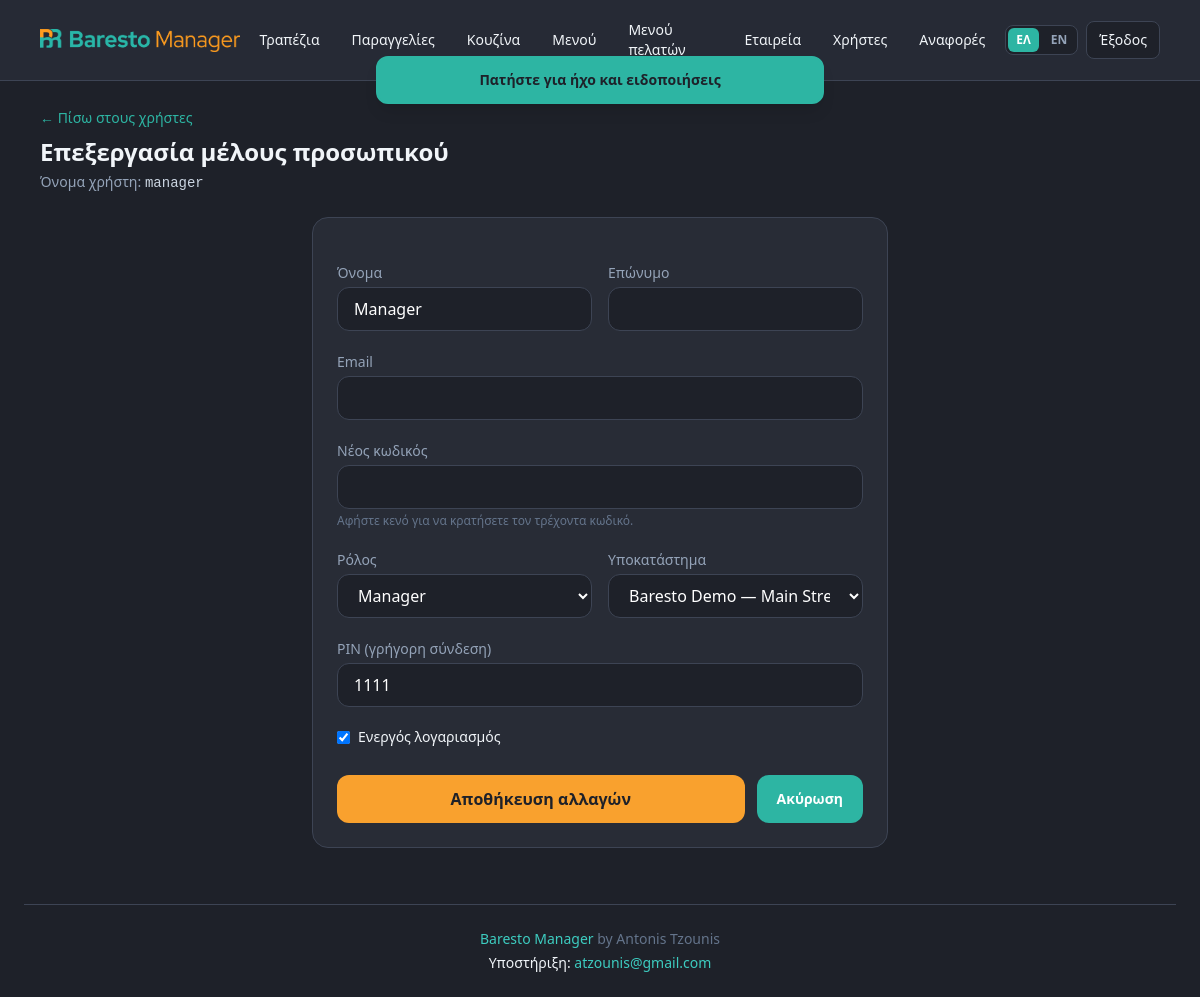
/staff/users/2/edit/ (signed in), run on the app's committed database.
### apps/accounts/models.py (models this page shows, shortened)
class EmployeeProfile(TimeStampedModel):
    ROLE_CHOICES = [
        ("admin", "Admin"),
        ("manager", "Manager"),
        ("waiter", "Waiter"),
        ("cashier", "Cashier"),
        ("kitchen", "Kitchen"),
    ]
    user = models.OneToOneField(
        settings.AUTH_USER_MODEL,
        on_delete=models.CASCADE,
        related_name="employee_profile",
    )
    restaurant = models.ForeignKey(
        "restaurants.Restaurant",
        on_delete=models.CASCADE,
        related_name="staff",
    )
    branch = models.ForeignKey(
        "restaurants.Branch",
        on_delete=models.SET_NULL,
        null=True,
        blank=True,
        related_name="staff",
    )
    role = models.CharField(max_length=20, choices=ROLE_CHOICES, default="waiter")
    pin = models.CharField(max_length=6, blank=True)
    avatar = models.ImageField(upload_to="staff/avatars/", blank=True)
    is_active_shift = models.BooleanField(default=False)

### apps/accounts/staff_views.py (the view, shortened to what this page needs)
# urls.py: path("staff/users/<int:pk>/edit/", staff_views.StaffUserUpdateView.as_view(), name="staff_user_edit"),
class StaffUserUpdateView(StaffUserManageMixin, FormView):
    template_name = "accounts/staff_user_form.html"
    form_class = StaffUserUpdateForm
    success_url = reverse_lazy("staff_user_list")
    def get_profile(self):
        if not hasattr(self, "_profile"):
            self._profile = get_object_or_404(
                EmployeeProfile.objects.select_related("user"),
                pk=self.kwargs["pk"],
                restaurant=self.get_restaurant(),
            )
        return self._profile
    def get_form_kwargs(self):
        kwargs = super().get_form_kwargs()
        kwargs["profile"] = self.get_profile()
        return kwargs
    def get_context_data(self, **kwargs):
        ctx = super().get_context_data(**kwargs)
        profile = self.get_profile()
        ctx["form_title"] = _("Edit staff member")
        ctx["submit_label"] = _("Save changes")
        ctx["editing_user"] = profile.user
        ctx["is_self"] = profile.user_id == self.request.user.pk
        return ctx

### apps/common/mixins.py (called while the page is built)
def get_employee_profile(user):
    if not user.is_authenticated:
        return None
    try:
        return user.employee_profile
    except EmployeeProfile.DoesNotExist:
        return None

    def get_restaurant(self):
        profile = get_employee_profile(self.request.user)
        if profile is None:
            raise PermissionDenied("Staff profile required.")
        return profile.restaurant

    def dispatch(self, request, *args, **kwargs):
        if not request.user.is_authenticated:
            return self.handle_no_permission()
        if get_employee_profile(request.user) is None:
            if request.user.is_superuser:
                return super(LoginRequiredMixin, self).dispatch(request, *args, **kwargs)
            raise PermissionDenied("Staff profile required.")
        return super().dispatch(request, *args, **kwargs)

### apps/common/permissions.py (called while the page is built)
def role_has_permission(role: str, action: str) -> bool:
    allowed = ROLE_PERMISSIONS.get(action, set())
    return role in allowed

def get_employee_role(user):
    profile = getattr(user, "employee_profile", None)
    if profile:
        return profile.role
    if user.is_superuser:
        return "admin"
    return None

    def has_role_permission(self):
        role = get_employee_role(self.request.user)
        if role is None:
            return False
        if self.required_permission is None:
            return True
        return role_has_permission(role, self.required_permission)

    def dispatch(self, request, *args, **kwargs):
        if not self.has_role_permission():
            from django.core.exceptions import PermissionDenied
            raise PermissionDenied("Insufficient role permissions.")
        return super().dispatch(request, *args, **kwargs)

### apps/restaurants/models.py (called while the page is built)
    def __str__(self):
        return f"{self.restaurant.name} — {self.name}"

### templates/accounts/staff_user_form.html (shortened to what this page needs)
{% extends "base.html" %}
{% load i18n %}
{% block content %}
<div class="mb-6">
  <a href="{% url 'staff_user_list' %}" class="mb-2 inline-block text-sm text-order hover:text-order-light">← {% trans "Back to users" %}</a>
  <h1 class="text-2xl font-bold">{{ form_title }}</h1>
  {% if editing_user %}
  <p class="mt-1 text-sm text-slate-400">{% trans "Username" %}: <span class="font-mono text-slate-300">{{ editing_user.username }}</span></p>
  {% endif %}
</div>
<form method="post" class="card mx-auto max-w-xl space-y-5 p-6">
  <div class="grid gap-4 sm:grid-cols-2">
    <div>
      <label class="menu-label" for="{{ form.first_name.id_for_label }}">{{ form.first_name.label }}</label>
      {{ form.first_name }}
    </div>
    <div>
      <label class="menu-label" for="{{ form.last_name.id_for_label }}">{{ form.last_name.label }}</label>
      {{ form.last_name }}
    </div>
  </div>
  <div>
    <label class="menu-label" for="{{ form.email.id_for_label }}">{{ form.email.label }}</label>
    {{ form.email }}
  </div>
  {% if form.new_password %}
  <div>
    <label class="menu-label" for="{{ form.new_password.id_for_label }}">{{ form.new_password.label }}</label>
    {{ form.new_password }}
    {% if form.new_password.help_text %}<p class="mt-1 text-xs text-slate-500">{{ form.new_password.help_text }}</p>{% endif %}
  </div>
  {% endif %}
  <div class="grid gap-4 sm:grid-cols-2">
    <div>
      <label class="menu-label" for="{{ form.role.id_for_label }}">{{ form.role.label }}</label>
      {{ form.role }}
    </div>
    <div>
      <label class="menu-label" for="{{ form.branch.id_for_label }}">{{ form.branch.label }}</label>
      {{ form.branch }}
    </div>
  </div>
  <div>
    <label class="menu-label" for="{{ form.pin.id_for_label }}">{{ form.pin.label }}</label>
    {{ form.pin }}
  </div>
  {% if form.is_active %}
  <label class="flex items-center gap-2 text-sm">
    {{ form.is_active }}
    <span>{{ form.is_active.label }}</span>
  </label>
  {% endif %}
  <div class="flex gap-3 pt-2">
    <button type="submit" class="btn-primary min-h-12 flex-1 rounded-xl py-3 font-semibold">{{ submit_label }}</button>
    <a href="{% url 'staff_user_list' %}" class="btn-secondary flex min-h-12 items-center justify-center rounded-xl px-5 py-3 text-sm">{% trans "Cancel" %}</a>
  </div>
</form>
{% endblock %}

### static/css/baresto.css (style rules this page uses)
:root { --baresto-kitchen: #1e2129; --baresto-kitchen-elevated: #282c36; --baresto-kitchen-border: #3d4454; --baresto-new-order: #f9a12e; --baresto-new-order-hover: #e08f1a; --baresto-order: #2db5a3; --baresto-order-hover: #249688; --baresto-text: #f1f5f9; --baresto-text-muted: #94a3b8; }
body { background-color: var(--baresto-kitchen); color: var(--baresto-text); }
.btn-primary { background-color: var(--baresto-new-order); color: #1e2129; font-weight: 600; }
.btn-secondary { background-color: var(--baresto-order); color: #fff; font-weight: 600; }
.card { background-color: var(--baresto-kitchen-elevated); border: 1px solid var(--baresto-kitchen-border); border-radius: 1rem; }
.input-field, .menu-input, select.input-field { width: 100%; min-height: 2.75rem; border-radius: 0.75rem; border: 1px solid var(--baresto-kitchen-border); background-color: var(--baresto-kitchen); padding: 0.5rem 1rem; color: var(--baresto-text); color-scheme: dark; }
.menu-input option, .input-field option { background-color: var(--baresto-kitchen-elevated); color: var(--baresto-text); }

### templates/accounts/staff_user_form.html (style rules this page uses)
.menu-input { width: 100%; border-radius: 0.75rem; border: 1px solid #3d4454; background: #1e2129; padding: 0.5rem 1rem; color: white; }
.menu-label { display: block; margin-bottom: 0.25rem; font-size: 0.875rem; color: #94a3b8; }

### data on the page
EmployeeProfile: role "Manager", branch "Baresto Demo — Main Street", pin "1111"

### other printed values
{{ editing_user.username }} "manager"
{{ submit_label }} "Αποθήκευση αλλαγών"
